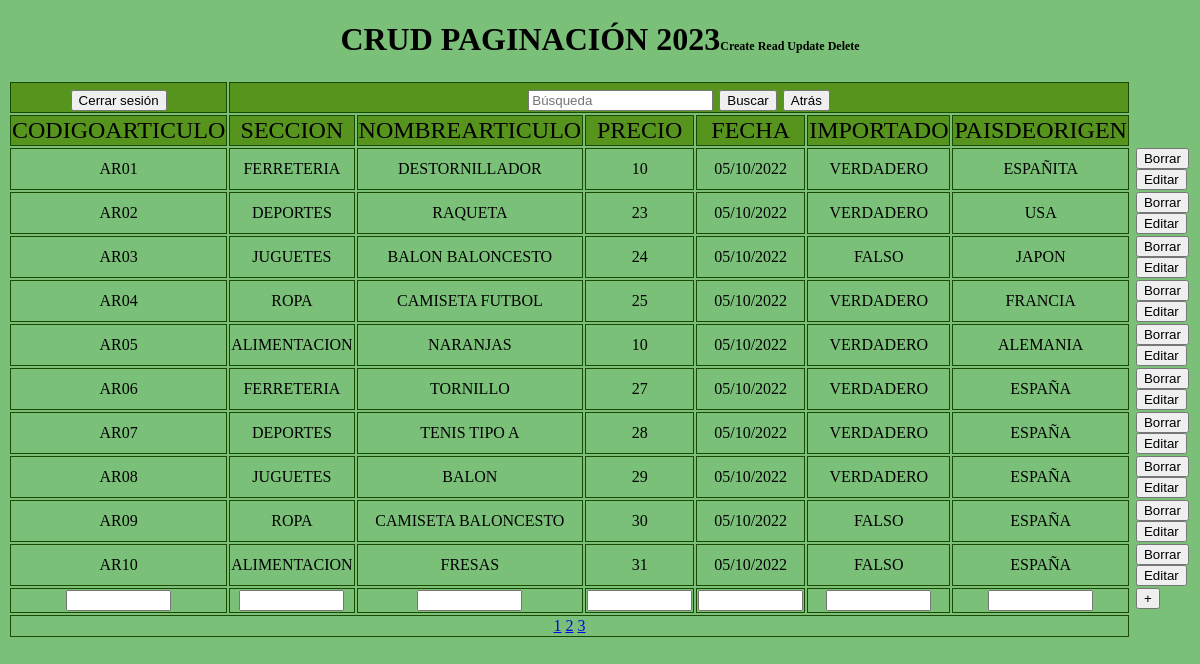
The app's page /paginacion.php with its own data.
### tables this page shows
CREATE TABLE `productos` (
  `CODIGOARTICULO` varchar(4) DEFAULT NULL,
  `SECCION` varchar(12) DEFAULT NULL,
  `NOMBREARTICULO` varchar(19) DEFAULT NULL,
  `PRECIO` int(2) DEFAULT NULL,
  `FECHA` varchar(10) DEFAULT NULL,
  `IMPORTADO` varchar(9) DEFAULT NULL,
  `PAISDEORIGEN` varchar(10) DEFAULT NULL,
  `FOTO` varchar(10) DEFAULT NULL
);

### paginacion.php (the view, shortened to what this page needs)
<!doctype html>
<html>
<head>
<link rel="stylesheet" type="text/css" href="hoja.css">
</head>
<body>
<?php
	 include('conexion.php');
		$registros_por_pagina = 10;
		$paginaActual = 1;
		$empezar_desde=($paginaActual-1)*$registros_por_pagina;
		$sql_total="SELECT * FROM productos";
		$resultado=$base->prepare($sql_total);
		$resultado->execute(array());
		$num_filas=$resultado->rowCount();
		$total_paginas=ceil($num_filas/$registros_por_pagina);
?>
<?php
$registro=$base->query("SELECT * FROM productos LIMIT $empezar_desde,$registros_por_pagina")->fetchAll(PDO::FETCH_OBJ);
  ?>
 <h1>CRUD PAGINACIÓN 2023<span class="subtitulo">Create Read Update Delete</span></h1>
  <form action="<?php echo $_SERVER['PHP_SELF']; ?>" method="post">
    <table width="50%" border="0" align="center">
      <tr>
        <td href="cerrar.php" class="primera_fila"><button>Cerrar sesión</button></td>
        <td colspan="6" class="primera_fila">
          <form action="<?php echo $_SERVER['PHP_SELF']; ?>" method="post">
            <input type="text" name="busqueda" placeholder="Búsqueda">
            <input type="submit" name="submit" value="Buscar">
            <a href="index.php"><button>Atrás</button></a>
          </form>
        </td>
      </tr>
      <tr>
        <td class="primera_fila">CODIGOARTICULO</td>
        <td class="primera_fila">SECCION</td>
        <td class="primera_fila">NOMBREARTICULO</td>
        <td class="primera_fila">PRECIO</td>
        <td class="primera_fila">FECHA</td>
        <td class="primera_fila">IMPORTADO</td>
        <td class="primera_fila">PAISDEORIGEN</td>
      </tr>
      <?php
      foreach ($registro as $articulo): ?>
      <tr>
        <td>
          <?php echo $articulo->CODIGOARTICULO ?>
        </td>
        <td>
          <?php echo $articulo->SECCION ?>
        </td>
        <td>
          <?php echo $articulo->NOMBREARTICULO ?>
        </td>
        <td>
          <?php echo $articulo->PRECIO ?>
        </td>
        <td>
          <?php echo $articulo->FECHA ?>
        </td>
        <td>
          <?php echo $articulo->IMPORTADO ?>
        </td>
        <td>
          <?php echo $articulo->PAISDEORIGEN ?>
        </td>
        <td class="bot"><a href="borrar.php?CODIGOARTICULO=<?php echo $articulo->CODIGOARTICULO ?>"><input type='button' name='del' id='del'
              value='Borrar'></a></td>
        <td class='bot'><a
            href="editar.php?CODIGOARTICULO=<?php echo $articulo->CODIGOARTICULO ?> & SECCION=<?php echo $articulo->SECCION ?> & NOMBREARTICULO=<?php echo $articulo->NOMBREARTICULO?> & PRECIO=<?php echo $articulo->PRECIO ?>& FECHA=<?php echo  $articulo->FECHA ?> & IMPORTADO=<?php echo $articulo->IMPORTADO ?> & PAISDEORIGEN=<?php echo $articulo->PAISDEORIGEN ?>"><input
              type='button' name='up' id='up' value='Editar'></a></td>
      </tr>
      <?php
      endforeach;
      ?>
      <tr>
        <td><input type='text' name='CODIGOARTICULO' size='10' class='centrado'></td>
        <td><input type='text' name='SECCION' size='10' class='centrado'></td>
        <td><input type='text' name='NOMBREARTICULO' size='10' class='centrado'></td>
        <td><input type='text' name='PRECIO' size='10' class='centrado'></td>
        <td><input type='text' name=' FECHA' size='10' class='centrado'></td>
        <td><input type='text' name=' IMPORTADO' size='10' class='centrado'></td>
        <td><input type='text' name=' PAISDEORIGEN' size='10' class='centrado'></td>
        <td class='bot'><input type='submit' name='cr' id='cr' value='+'></td>
      </tr>
        <td colspan=7>
          <?php
            for ($i=1; $i<=$total_paginas; $i++){
              echo "<a href='paginacion.php?pagina=" . $i . "'>" . $i . "</a>  ";
            }
          ?>
        </td>
    </table>
</body>
</html>

### hoja.css (style rules this page uses)
h1 { text-align:center; }
.subtitulo { font-size:12px; }
body { background-color:rgb(122, 192, 120); }
table td { text-align:center; border: 1px #1a4a00 solid; }
table .bot { padding:0 5px; display:inline; border:0; }
table .primera_fila { font-size:1.5em; background-color:rgb(87, 148, 30); }

### records on screen
productos: CODIGOARTICULO "AR01", SECCION "FERRETERIA", NOMBREARTICULO "DESTORNILLADOR", PRECIO "10", FECHA "05/10/2022", IMPORTADO "VERDADERO", PAISDEORIGEN "ESPAÑITA"
productos: CODIGOARTICULO "AR02", SECCION "DEPORTES", NOMBREARTICULO "RAQUETA", PRECIO "23", FECHA "05/10/2022", IMPORTADO "VERDADERO", PAISDEORIGEN "USA"
productos: CODIGOARTICULO "AR03", SECCION "JUGUETES", NOMBREARTICULO "BALON BALONCESTO", PRECIO "24", FECHA "05/10/2022", IMPORTADO "FALSO", PAISDEORIGEN "JAPON"
productos: CODIGOARTICULO "AR04", SECCION "ROPA", NOMBREARTICULO "CAMISETA FUTBOL", PRECIO "25", FECHA "05/10/2022", IMPORTADO "VERDADERO", PAISDEORIGEN "FRANCIA"
productos: CODIGOARTICULO "AR05", SECCION "ALIMENTACION", NOMBREARTICULO "NARANJAS", PRECIO "10", FECHA "05/10/2022", IMPORTADO "VERDADERO", PAISDEORIGEN "ALEMANIA"
productos: CODIGOARTICULO "AR06", SECCION "FERRETERIA", NOMBREARTICULO "TORNILLO", PRECIO "27", FECHA "05/10/2022", IMPORTADO "VERDADERO", PAISDEORIGEN "ESPAÑA"
productos: CODIGOARTICULO "AR07", SECCION "DEPORTES", NOMBREARTICULO "TENIS TIPO A", PRECIO "28", FECHA "05/10/2022", IMPORTADO "VERDADERO", PAISDEORIGEN "ESPAÑA"
productos: CODIGOARTICULO "AR08", SECCION "JUGUETES", NOMBREARTICULO "BALON", PRECIO "29", FECHA "05/10/2022", IMPORTADO "VERDADERO", PAISDEORIGEN "ESPAÑA"
productos: CODIGOARTICULO "AR09", SECCION "ROPA", NOMBREARTICULO "CAMISETA BALONCESTO", PRECIO "30", FECHA "05/10/2022", IMPORTADO "FALSO", PAISDEORIGEN "ESPAÑA"
productos: CODIGOARTICULO "AR10", SECCION "ALIMENTACION", NOMBREARTICULO "FRESAS", PRECIO "31", FECHA "05/10/2022", IMPORTADO "FALSO", PAISDEORIGEN "ESPAÑA"
